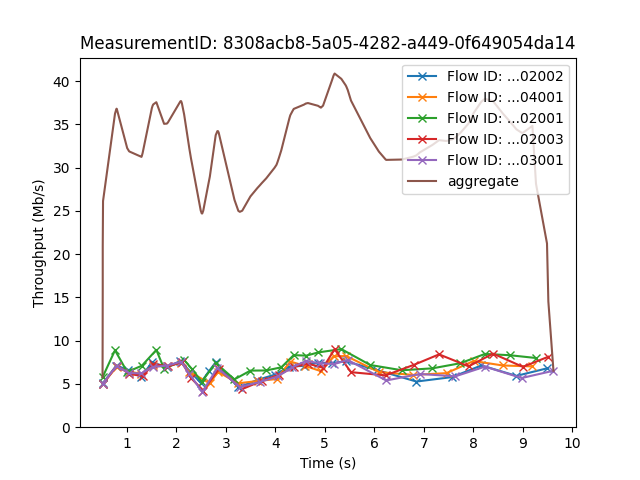

Write the Python code that produced this figure.
#!/usr/bin/env python3

import gzip
import json
import sys
import os
import matplotlib.pyplot as plt
import matplotlib.ticker as plticker
import datetime
import numpy as np

from dateutil import parser

def get_json_by_mid(folder, mid):
    res = []
    for file in os.listdir(folder):
        with gzip.open(os.path.join(folder, file), 'r') as fin:
            data = json.loads(fin.read())
            if data.get("MeasurementID") == mid:
                res.append(data)
    return res

def main():
    if len(sys.argv) < 3:
       print("Usage: {} <input folder> <measurement id>".format(sys.argv[0]))
       sys.exit(1)
    
    root_dir = sys.argv[1]
    mid = sys.argv[2]
    json_data = get_json_by_mid(root_dir, mid)

    start_times = [parser.parse(file.get("StartTime")) for file in json_data]
    global_start_time = min(start_times)

    plot_data = {}
    for idx, file in enumerate(json_data):
        x_values, y_values = [], []
        start_time = parser.parse(file.get("StartTime"))
        start_time_offset = start_time - global_start_time
        print("flow #{} time offset: {} us".format(idx, start_time_offset.microseconds))
        measurements = file.get("ClientMeasurements")
        previous = None
        for m in measurements:
            elapsed_sec = m.get("AppInfo").get("ElapsedTime") / 1000000
            rate_mbps = m.get("AppInfo").get("NumBytes") / elapsed_sec / 1000000 * 8
            time = elapsed_sec + start_time_offset.microseconds / 1000000
            if previous is not None:
                dtime = m.get("AppInfo").get("ElapsedTime") - previous.get("AppInfo").get("ElapsedTime")
                dbytes = m.get("AppInfo").get("NumBytes") - previous.get("AppInfo").get("NumBytes")
                x_values.append(time)
                y_values.append(dbytes / dtime * 8)
            previous = m
        plot_data[idx] = (x_values, y_values)
        plt.plot(x_values, y_values, marker='x', label="Flow ID: ...{}".format(file.get("UUID")[-5:]))


    all_x = []
    for k in plot_data:
        x, y = plot_data[k]
        all_x = np.unique(np.concatenate((all_x, x)))

    all_y = []
    for k in plot_data:
        x, y = plot_data[k]
        yi = np.interp(all_x, x, y, left=0, right=0)
        all_y.append(yi)
    
    plt.title("MeasurementID: {}".format(mid))
    plt.xlabel("Time (s)")
    plt.ylabel("Throughput (Mb/s)")
    plt.plot(all_x, sum(all_y),label="aggregate")
    plt.legend(loc='upper right')
    plt.ylim(bottom=0)
    
    ax = plt.subplot(111)
    loc = plticker.MultipleLocator(base=1)
    ax.xaxis.set_major_locator(loc)
    
    plt.show()
    
if __name__ == "__main__":
    main()
